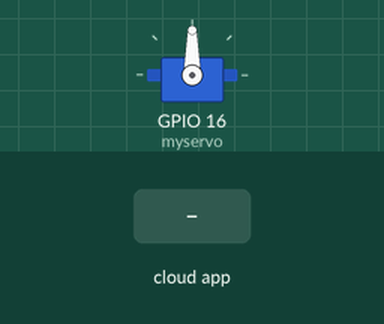
Recording of a sketch running on a simulated ESP8266 (NodeMCU). On the bench: servo. The inputs (shaded band) are chosen by the test bench.

Above: at 2.7 s.
2.8 s: the phone or cloud app sets 4 to 1
At 3.95 s:
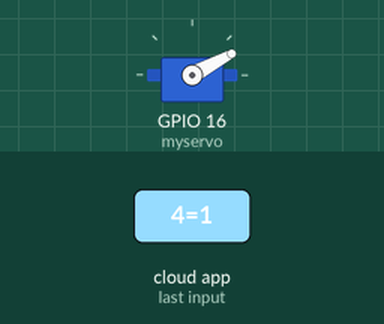
At 9.2 s:
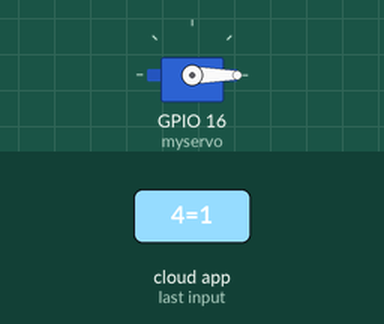
Timing chart, 0 to 10.7 s (numbered marks = the images above; inputs shaded):
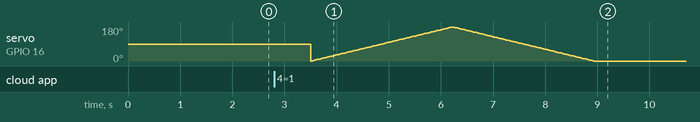

The sketch:

ESP8266.ino
```cpp
// This example shows how to connect to Cayenne using an ESP8266 and send/receive sample data.
// Make sure you install the ESP8266 Board Package via the Arduino IDE Board Manager and select the correct ESP8266 board before compiling.

//#define CAYENNE_DEBUG
#define CAYENNE_PRINT Serial
#include <CayenneMQTTESP8266.h>
#include <Servo.h>

// WiFi network info.
char ssid[] = "hello";
char wifiPassword[] = "323045302";

// Cayenne authentication info. This should be obtained from the Cayenne Dashboard.
char username[] = "5a00d640-ede8-11e8-8cb9-732fc93af22b";
char password[] = "5fa877084b2fba4ba13728711d244b9340bceeeb";
char clientID[] = "98a4ead0-edf7-11e8-8cb9-732fc93af22b";

unsigned long lastMillis = 0;
Servo myservo;
int pos = 0;
void setup() {
	Serial.begin(115200);
	Cayenne.begin(username, password, clientID, ssid, wifiPassword);
  myservo.attach(16);
}

void loop() {
	Cayenne.loop();
}

// Default function for sending sensor data at intervals to Cayenne.
// You can also use functions for specific channels, e.g CAYENNE_OUT(1) for sending channel 1 data.
CAYENNE_OUT_DEFAULT()
{
	// Write data to Cayenne here. This example just sends the current uptime in milliseconds on virtual channel 0.
	Cayenne.virtualWrite(0, millis());
	// Some examples of other functions you can use to send data.
	//Cayenne.celsiusWrite(1, 22.0);
	//Cayenne.luxWrite(2, 700);
	//Cayenne.virtualWrite(3, 50, TYPE_PROXIMITY, UNIT_CENTIMETER);
}

// Default function for processing actuator commands from the Cayenne Dashboard.
// You can also use functions for specific channels, e.g CAYENNE_IN(1) for channel 1 commands.
CAYENNE_IN_DEFAULT()
{
	CAYENNE_LOG("Channel %u, value %s", request.channel, getValue.asString());
	//Process message here. If there is an error set an error message using getValue.setError(), e.g getValue.setError("Error message");
}
CAYENNE_IN(V4)
{
  int buttonstate =   (getValue.asInt());
  if(buttonstate == 1)
  {
   for (pos = 0; pos <= 180; pos += 1) { // goes from 0 degrees to 180 degrees
    // in steps of 1 degree
    myservo.write(pos);              // tell servo to go to position in variable 'pos'
    delay(15);                       // waits 15ms for the servo to reach the position
  }
  for (pos = 180; pos >= 0; pos -= 1) { // goes from 180 degrees to 0 degrees
    myservo.write(pos);              // tell servo to go to position in variable 'pos'
    delay(15);                       // waits 15ms for the servo to reach the position
  }
  }
  else{
    myservo.write(0);
  }
}
```
